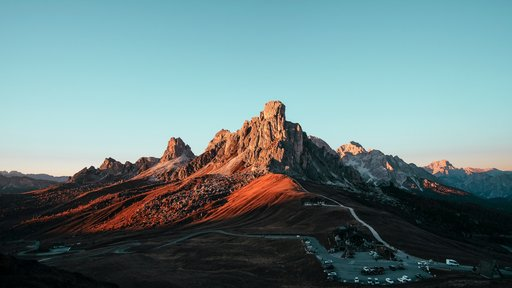
#> input picture mockups/assets/wallpapers/alpine-thumb.jpg, 512 x 288 px, given in place of misty.jpg, which was not available
$ python generate_assets.py
#> lines starting #> are read from the running program, lines starting #| are printed output that depends on the picture; after the words box and inside, x2 and y2 are one past the last pixel; in counts of white or black regions, pixels touching at a corner belong together; pictures that were not available may be replaced by others from this repository, and a replacement may not be noted
#!/usr/bin/env python3
"""Render the launcher's shipping bitmaps ahead of time.

Run from the repo root with the project venv:

    .tools/venv/bin/python tools/generate_assets.py

Everything here is pre-rendered so the TV only decodes bitmaps: no runtime
blur. The six photographs come from mockups/assets/wallpapers and keep their
Unsplash licence (see THIRD_PARTY_NOTICES.md).
"""
from pathlib import Path

from PIL import Image, ImageDraw, ImageFilter

HERE = Path(__file__).resolve().parent.parent
SRC = HERE / "mockups" / "assets" / "wallpapers"
OUT = HERE / "res" / "drawable-nodpi"

W, H = 1920, 1080
DOCK = (208, 676, 1712, 908)
PANEL = (208, 96, 1712, 984)
TILE_W, TILE_H, TILE_R = 288, 200, 32
PANEL_R = 48
SCRIM = (4, 10, 12)

NAMES = ["misty", "cove", "forest", "alpine", "golden", "sydney"]


def vgrad(w, h, stops):
    """A vertical alpha ramp (0-255) through (position, alpha) stops."""
    im = Image.new("L", (1, h))
    px = im.load()
    stops = sorted(stops)
    for y in range(h):
        t = y / max(1, h - 1)
        lo, hi = stops[0], stops[-1]
        for i in range(len(stops) - 1):
            if stops[i][0] <= t <= stops[i + 1][0]:
                lo, hi = stops[i], stops[i + 1]
                break
        span = hi[0] - lo[0]
        k = 0 if span == 0 else (t - lo[0]) / span
        px[0, y] = int(255 * (lo[1] + (hi[1] - lo[1]) * k))
    return im.resize((w, h), Image.BILINEAR)


def rounded_mask(size, radius):
    m = Image.new("L", size, 0)
    ImageDraw.Draw(m).rounded_rectangle(
        (0, 0, size[0] - 1, size[1] - 1), radius=radius, fill=255
    )
    return m


def wallpaper(name, shade=True):
#> called with name = 'misty', shade = True
    im = Image.open(SRC / f"{name}.jpg").convert("RGB")
#> im is the input picture: PIL image 512x288 RGB; mean R, G, B 103.8, 128.5, 130.4
    im = im.resize((W, H), Image.LANCZOS).convert("RGBA")
#> im: PIL image 1920x1080 RGBA
    if shade:
        # Keep the clock and the dock labels readable over any photo.
        top = vgrad(W, 300, [(0, 0.32), (0.5, 0.14), (1, 0.0)])
        bottom = vgrad(W, 520, [(0, 0.0), (0.7, 0.42), (1, 0.52)])
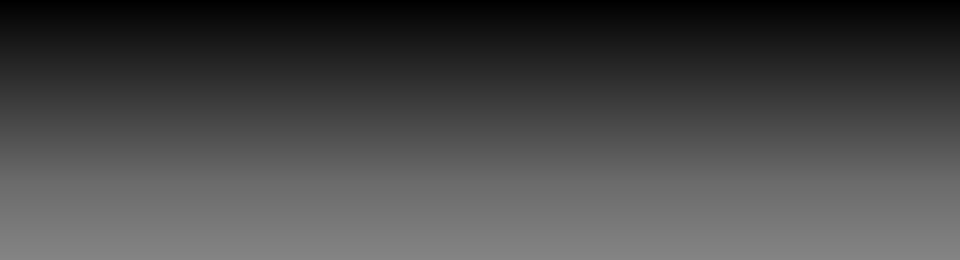
#> bottom: PIL image 1920x520 L (shown at 1/2 size); min 0, max 132, mean 72.9
        for y0, alpha in ((0, top), (560, bottom)):
            layer = Image.new("RGBA", (W, alpha.size[1]), SCRIM + (255,))
            layer.putalpha(alpha)
            im.alpha_composite(layer, (0, y0))
#> this loop made 2 passes
#> y0 on passes 1 to 2: 0, 560
#> pass 1, in wallpaper, `layer = Image.new("RGBA", (W, alpha.size[1]), SCRIM + (255,))`:
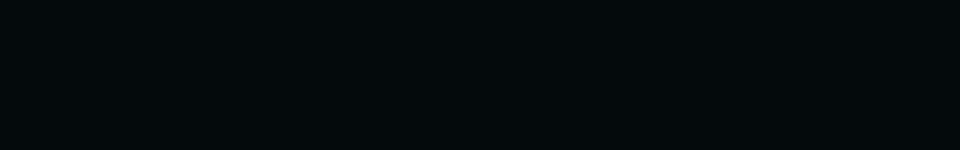
#> layer: PIL image 1920x300 RGBA (shown at 1/2 size); mean R, G, B, A 4, 10, 12, 255
#> after the loop:
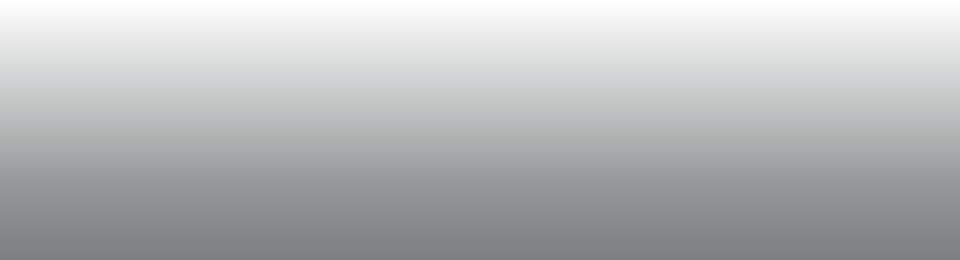
#> layer: PIL image 1920x520 RGBA (shown at 1/2 size); mean R, G, B, A 4, 10, 12, 72.9; transparent parts drawn white
    return im


def veil(im, alpha):
    layer = Image.new("RGBA", im.size, (8, 12, 14, int(255 * alpha)))
    im.alpha_composite(layer)


def glass(base, box, radius, blur, veil_alpha, scale, highlight=52):
    """A blurred, veiled crop with rounded corners, at `scale` of the UI size."""
#> called with box = (208, 676, 1712, 908), radius = 48, blur = 32, veil_alpha = 0.38, scale = 0.5, highlight = 58
    x0, y0, x1, y1 = box
    field = base.filter(ImageFilter.GaussianBlur(blur)).crop((x0, y0, x1, y1))
    panel = field
    panel.alpha_composite(Image.new("RGBA", panel.size, (8, 14, 18, int(255 * veil_alpha))))
    line = Image.new("RGBA", panel.size, (0, 0, 0, 0))
#> line: PIL image 1504x232 RGBA; every value is 0
    ImageDraw.Draw(line).line(
        [(radius, 0), (panel.size[0] - radius, 0)],
        fill=(255, 255, 255, highlight),
        width=1,
    )
    panel.alpha_composite(line)
    panel.putalpha(
        Image.composite(panel.getchannel("A"), Image.new("L", panel.size, 0),
                        rounded_mask(panel.size, radius))
    )
#> in rounded_mask, `m = Image.new("L", size, 0)`: m: PIL image 1504x232 L; every value is 0
#> in rounded_mask, `ImageDraw.Draw(m).rounded_rectangle( (0, 0, size[0] - 1, size[1] - 1),..`:
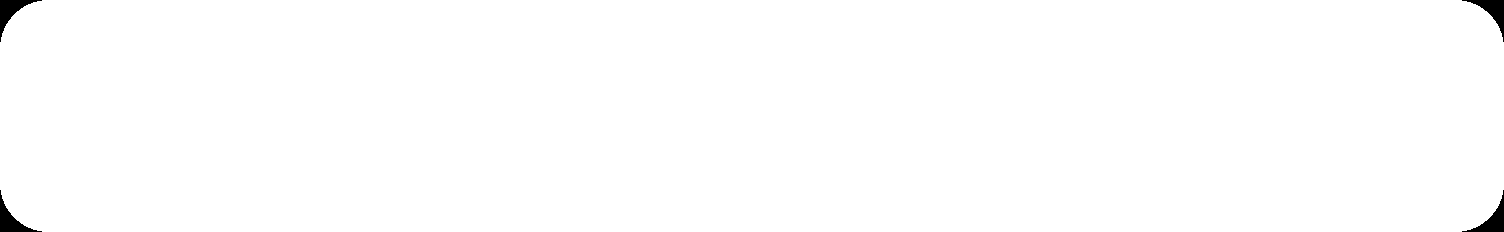
#> m: PIL image 1504x232 L; 99.4% white; 4 black regions, box (x1, y1, x2, y2) and area: (0, 0, 42, 42) 508, (1462, 0, 1504, 42) 508, (0, 190, 42, 232) 508, (1462, 190, 1504, 232) 508
    size = (int(panel.width * scale), int(panel.height * scale))
#> size = (752, 116)
    return panel.resize(size, Image.LANCZOS) if scale != 1 else panel


def plate():
    size = (TILE_W * 2, TILE_H * 2)
    alpha = vgrad(size[0], size[1], [(0, 0.30), (0.58, 0.16), (1, 0.22)])
    fill = Image.new("RGBA", size, (255, 255, 255, 255))
    fill.putalpha(alpha)
    ImageDraw.Draw(fill).line(
        [(TILE_R * 2, 2), (size[0] - TILE_R * 2, 2)],
        fill=(255, 255, 255, 92), width=2,
    )
    fill.putalpha(
        Image.composite(fill.getchannel("A"), Image.new("L", size, 0),
                        rounded_mask(size, TILE_R * 2))
    )
    return fill


def main():
    OUT.mkdir(parents=True, exist_ok=True)
    for i, name in enumerate(NAMES):
        base = wallpaper(name)
        base.convert("RGB").save(OUT / f"wallpaper_{i}.jpg", quality=91, optimize=True)

        dock = glass(base, DOCK, PANEL_R, 32, 0.38, 0.5, highlight=58)
        dock.save(OUT / f"dock_{i}.png", optimize=True)

        dim = base.copy()
        veil(dim, 0.36)
        panel = glass(dim, PANEL, PANEL_R, 46, 0.42, 0.5, highlight=48)
#> call 2 of glass, with box = (208, 96, 1712, 984), radius = 48, blur = 46, veil_alpha = 0.42, scale = 0.5, highlight = 48
#> in glass (call 2), `field = base.filter(ImageFilter.GaussianBlur(blur)).crop((x0, y0, x1, ..`:
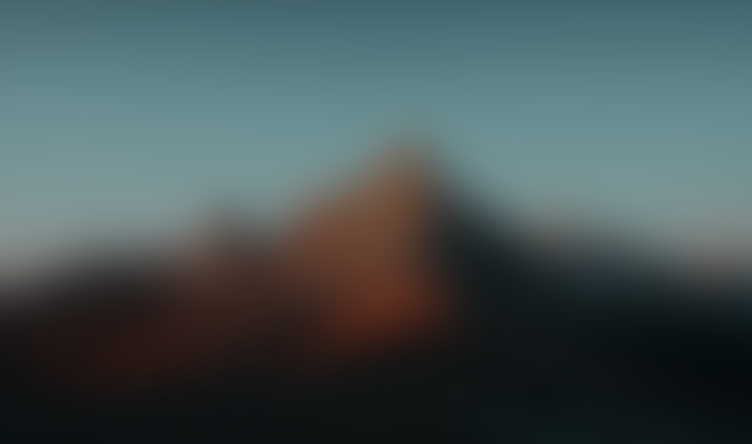
#> field: PIL image 1504x888 RGBA (shown at 1/2 size); mean R, G, B, A 70.1, 84.4, 85.3, 255
#> in glass (call 2), `line = Image.new("RGBA", panel.size, (0, 0, 0, 0))`: line: PIL image 1504x888 RGBA; every value is 0
#> call 2 of rounded_mask, with size = (1504, 888), radius = 48
#> in rounded_mask (call 2), `m = Image.new("L", size, 0)`: m: PIL image 1504x888 L; every value is 0
#> in rounded_mask (call 2), `ImageDraw.Draw(m).rounded_rectangle( (0, 0, size[0] - 1, size[1] - 1),..`:
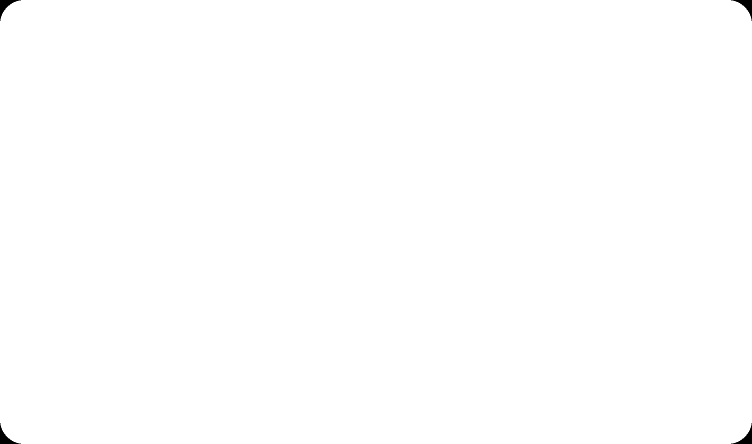
#> m: PIL image 1504x888 L (shown at 1/2 size); 99.8% white; 4 black regions, box (x1, y1, x2, y2) and area: (0, 0, 42, 42) 508, (1462, 0, 1504, 42) 508, (0, 846, 42, 888) 508, (1462, 846, 1504, 888) 508
#> in glass (call 2), `return panel.resize(size, Image.LANCZOS) if scale != 1 else panel`:
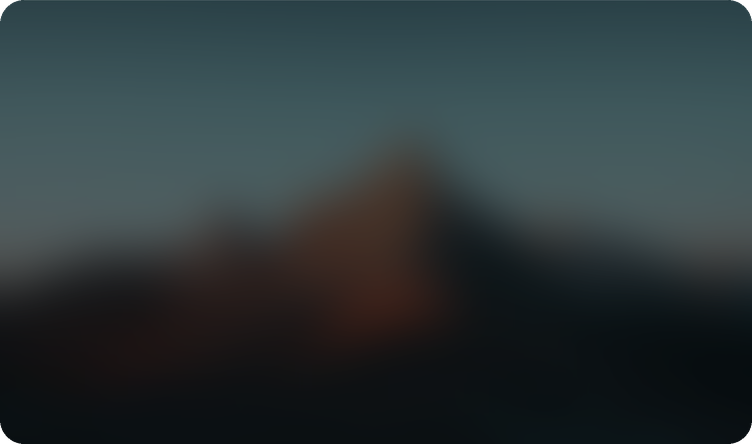
#> returned value: PIL image 752x444 RGBA; mean R, G, B, A 44, 54.8, 57, 254.6; transparent parts drawn white
        panel.save(OUT / f"panel_{i}.png", optimize=True)
#> pass 2 of the loop in main, `for i, name in enumerate(NAMES):`:
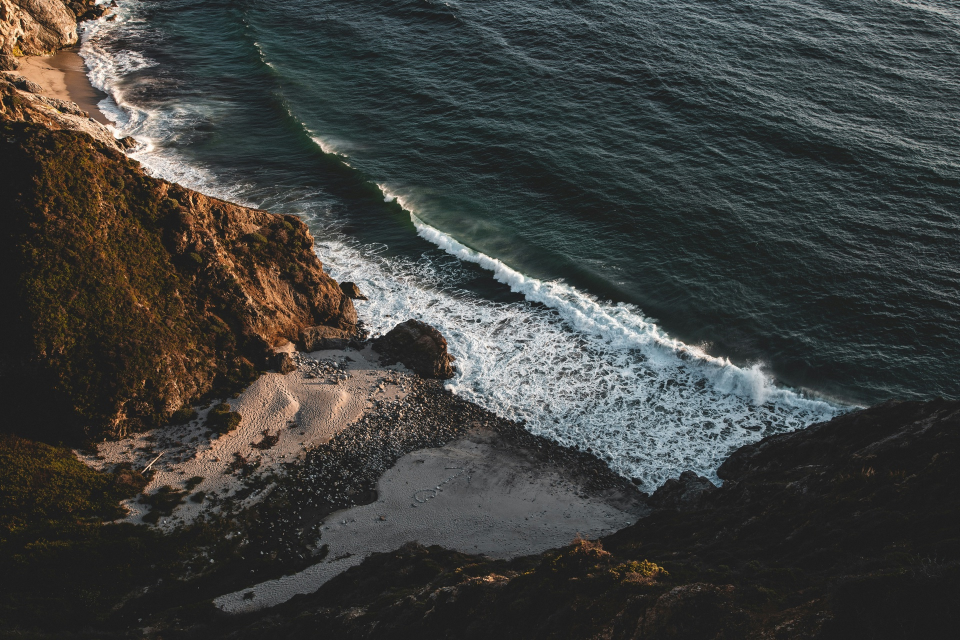
#> input picture mockups/assets/wallpapers/cove.jpg, 1920 x 1280 px (shown at 1/2 size)
#> in wallpaper, im is the input picture: PIL image 1920x1280 RGB; mean R, G, B 63, 64.4, 62
#> the loop in wallpaper (call 2), `for y0, alpha in ((0, top), (560, bottom)):` made 2 passes
#> after the loop in wallpaper (call 2), `for y0, alpha in ((0, top), (560, bottom)):`:
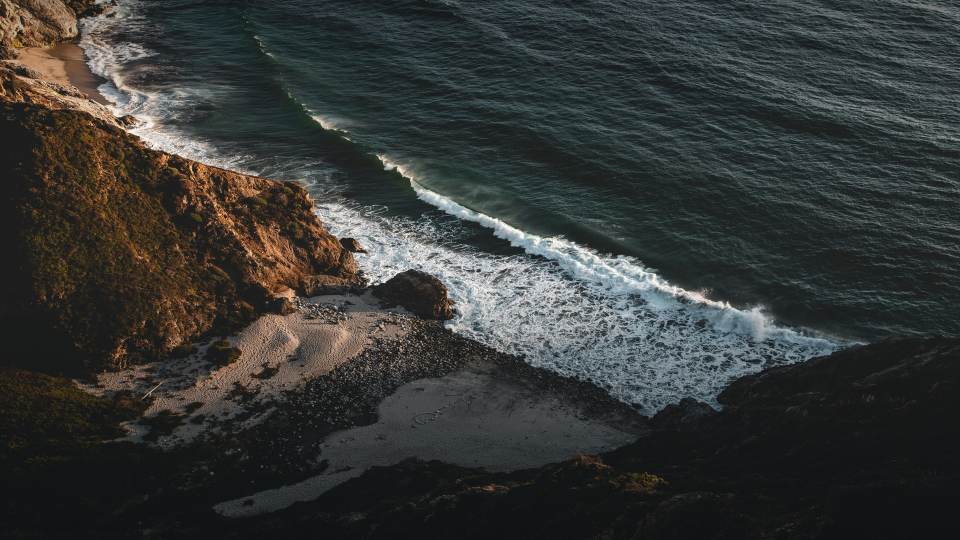
#> im: PIL image 1920x1080 RGBA (shown at 1/2 size); mean R, G, B, A 54, 56.4, 54.6, 255
#> field: PIL image 1504x232 RGBA
#> field: PIL image 1504x888 RGBA
#> in glass (call 4), `return panel.resize(size, Image.LANCZOS) if scale != 1 else panel`:
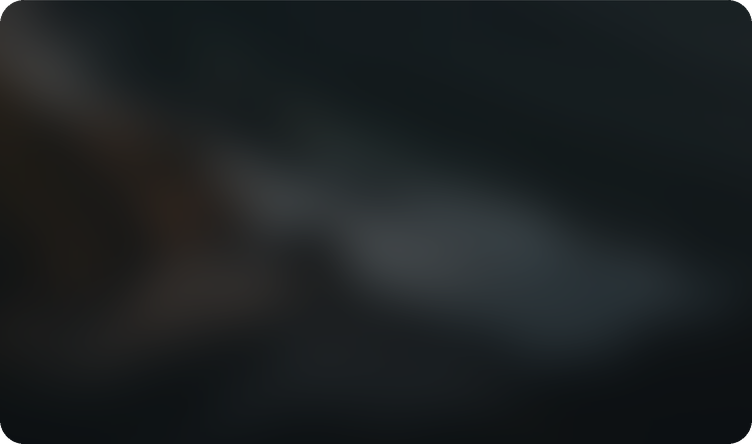
#> returned value: PIL image 752x444 RGBA; mean R, G, B, A 27.8, 32.2, 33.6, 254.6; transparent parts drawn white
#> pass 3 of the loop in main, `for i, name in enumerate(NAMES):`:
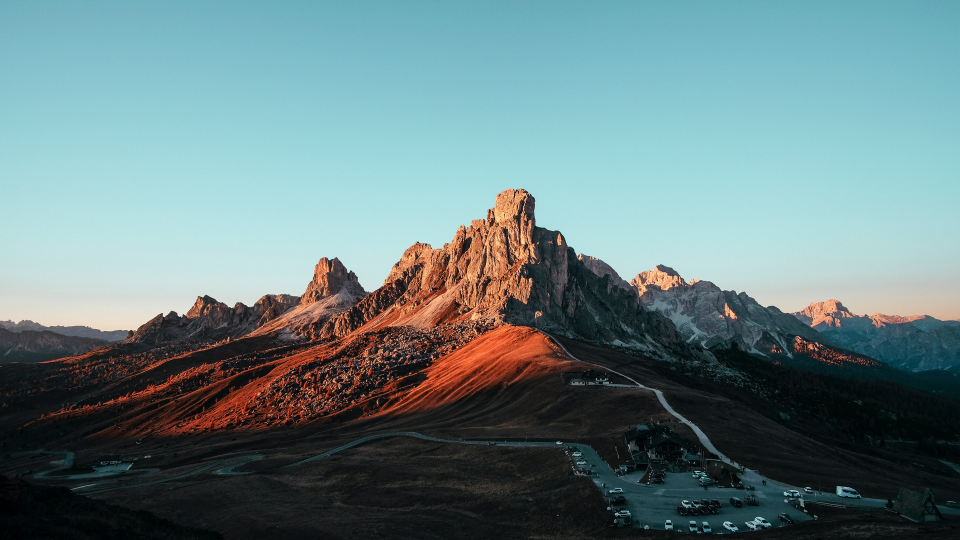
#> input picture mockups/assets/wallpapers/alpine.jpg, 1920 x 1080 px, given in place of forest.jpg, which was not available (shown at 1/2 size)
#> in wallpaper, im is the input picture: PIL image 1920x1080 RGB; mean R, G, B 103.7, 128.5, 130.3
#> the loop in wallpaper (call 3), `for y0, alpha in ((0, top), (560, bottom)):` made 2 passes
#> after the loop in wallpaper (call 3), `for y0, alpha in ((0, top), (560, bottom)):`:
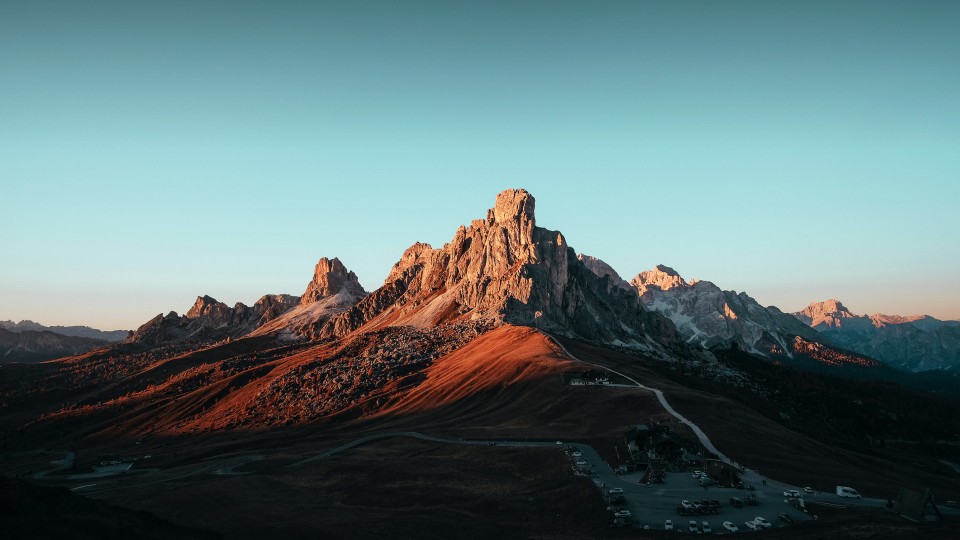
#> im: PIL image 1920x1080 RGBA (shown at 1/2 size); mean R, G, B, A 95.1, 118.1, 119.8, 255
#> the loop made 6 passes; the first 3 are shown

    plate().save(OUT / "plate.png", optimize=True)

    total = sum(p.stat().st_size for p in OUT.glob("*"))
    print(f"wrote {len(NAMES)} wallpapers + {len(NAMES) * 2} glass panels + plate "
          f"({total / 1024 / 1024:.1f} MB) to {OUT}")


if __name__ == "__main__":
#> (the run stopped early here; a loop or call above may not have finished)
